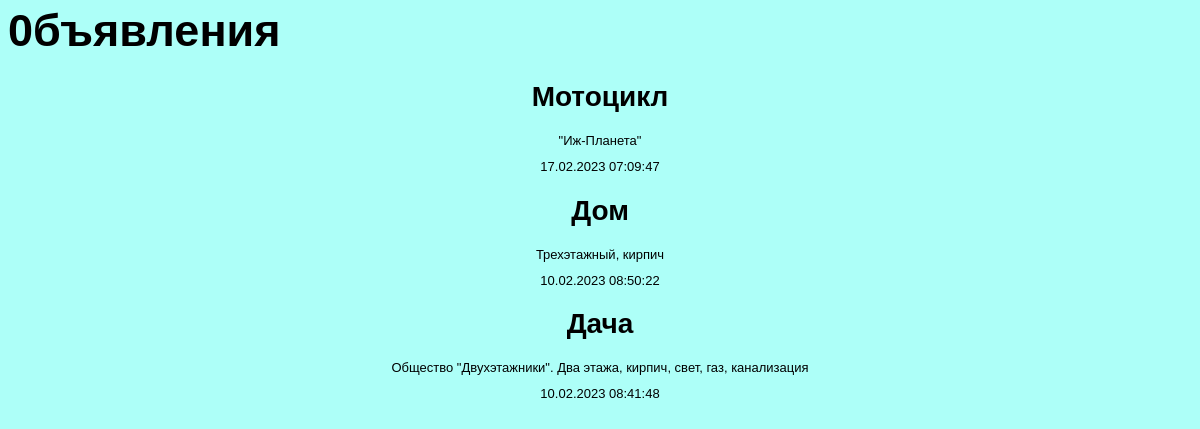
/bboard/, run on the app's committed database.
### bboard/models.py (models this page shows)
class Bb(models.Model):
    title = models.CharField(max_length=50, verbose_name='Товар')
    content = models.TextField(null=True, blank=True, verbose_name='Описание')
    price = models.FloatField(null=True, blank=True, verbose_name='Цена')
    published=models.DateTimeField(auto_now_add=True, db_index=True,verbose_name='Опубликовано')
    rubric = models.ForeignKey('Rubric', null=True, on_delete=models.PROTECT, verbose_name='Рубрика')
    class Meta:
        verbose_name_plural='Обьявления'
        verbose_name='Обьявление'
        ordering=['-published']

### bboard/views.py (the view)
# urls.py: path('', index),
def index(request):
    template = loader.get_template('bboard/index.html')
    bbs = Bb.objects.order_by('-published')
    context = {'bbs': bbs}
    return HttpResponse(template.render(context, request))

### bboard/templates/bboard/index.html (shortened to what this page needs)
{% load static %}
<html>
<head>
<link rel="stylesheet" type="text/css" href="{% static 'css/lab.css'%}">
</head>
<body>
<h1>0бъявления</h1>
{% for bb in bbs %}
<div>
<h2>{{ bb.title }}</h2>
<p>{{ bb.content }}</p>
<p>{{ bb.published|date:"d.m.Y H:i:s" }}</p>
</div>
{% endfor %}
</body>
</html>

### bboard/static/css/lab.css (style rules this page uses)
body { background: #adfff8; line-height:1; color:#000000; font-family:"Lucida Sans Unicode", "Lucida Grande", Arial, Helvetica, sans-serif; font-size:13px; font-weight:normal; }
h1 { font-size:45px; }
h2 { font-size:28px; }
div { text-align: center }

### data on the page
Bb: title "Мотоцикл", content "\"Иж-Планета\"", published "17.02.2023 07:09:47"
Bb: title "Дом", content "Трехэтажный, кирпич", published "10.02.2023 08:50:22"
Bb: title "Дача", content "Общество \"Двухэтажники\". Два этажа, кирпич, свет, газ, канализация", published "10.02.2023 08:41:48"
